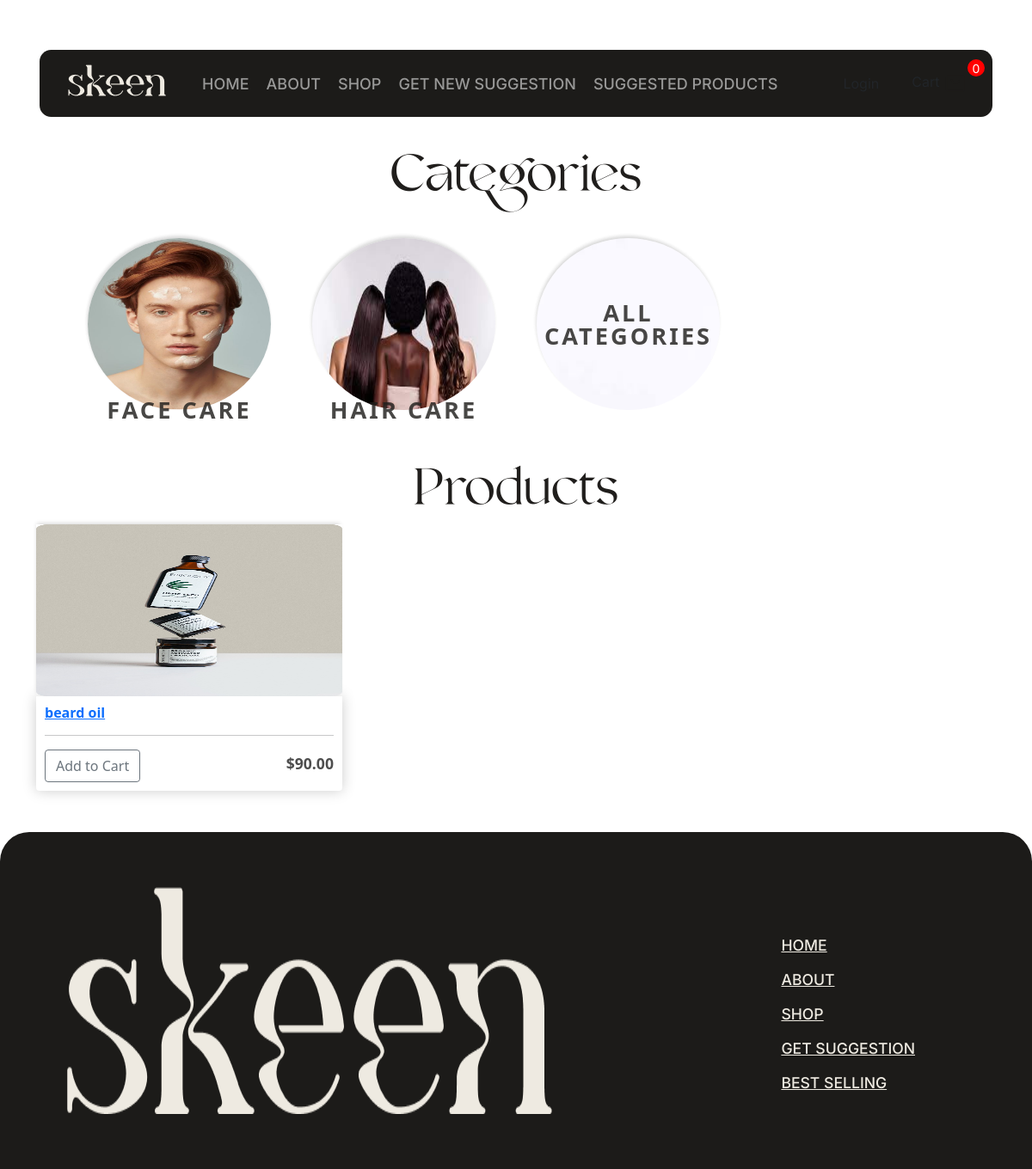
Screenshot of /storeCat/2/ with the database file from the repository.
### store/models.py (models this page shows, shortened)
class Category(models.Model):
    name = models.CharField(max_length=255, unique=True)
    description = models.TextField(blank=True)
    image = models.ImageField(null=True, blank=True)
    @property
    def catImageURL(self):
        try:
            url = self.image.url
        except:
            url = ''
        return url

class Product(models.Model):
	name = models.CharField(max_length=200)
	price = models.FloatField()
	digital = models.BooleanField(default=False,null=True, blank=False)
	image = models.ImageField(null=True, blank=True)
	category = models.ForeignKey(Category, related_name='products', on_delete=models.CASCADE, default=None)
	description = models.TextField(null=True, blank=True, default='')
	@property
	def imageURL(self):
		try:
			url = self.image.url
		except:
			url = ''
		return url

### store/views.py (the view)
# urls.py: path('storeCat/', views.storeCat, name="storeCat"),
def storeCat(request,id=None):
    data = cartData(request)
    cartItems = data['cartItems']
    order = data['order']
    items = data['items']
    category = Category.objects.all()
    products = Product.objects.filter(category=id)
    ordered_product_ids = []
    if request.user.is_authenticated:
        customer = request.user.customer
        orders = Order.objects.filter(customer=customer, complete=True)
        ordered_product_ids = OrderItem.objects.filter(order__in=orders).values_list('product_id', flat=True)
    context = {'products':products,'cartItems':cartItems,'category':category,'ordered_product_ids':ordered_product_ids}
    return render(request, 'store/store.html', context)

### store/templatetags/custom_filters.py (called while the page is built)
@register.filter
def path_matches_pattern(path, pattern):
    return bool(re.match(pattern, path))

### store/utils.py (called while the page is built, shortened)
def cookieCart(request):
	try:
		cart = json.loads(request.COOKIES['cart'])
	except:
		cart = {}
		print('CART:', cart)
	items = []
	order = {'get_cart_total':0, 'get_cart_items':0, 'shipping':False}
	cartItems = order['get_cart_items']
	return {'cartItems':cartItems ,'order':order, 'items':items}

def cartData(request):
    cookieData = cookieCart(request)
    cartItems = cookieData['cartItems']
    order = cookieData['order']
    items = cookieData['items']
    return {'cartItems': cartItems, 'order': order, 'items': items}

### store/templates/store/store.html (shortened to what this page needs)
{% extends 'store/main.html' %}
{% load static %}
{% block content %}
<div class="row px-5 cat-store">
	<div class="col-lg-12 text-center">
		<h1 class="poster4">Categories</h1>
	</div>
	{% for category in category %}
	<div class="col-lg-3  col-md-4 col-sm-6 col-6 p-4 cat-store-p">
		<a href="{% url 'storeCat' id=category.id %}"
			class="thumbnail custom-link rounded-circle d-flex justify-content-center align-items-end mt-2"><img
				class="thumbnail rounded-circle" src="{{category.catImageURL}}" style="position: absolute;z-index: -1;">
			{{category.name}}</a>
	</div>
	{% endfor %}
	<div class="col-lg-3 col-md-4 col-sm-6 col-6 p-4 cat-store-p">
		<a href="{% url 'store' %}"
			class="thumbnail custom-link rounded-circle d-flex justify-content-center align-items-center mt-2"
			style="line-height: 1; text-align: center;">
			<img
				class="thumbnail rounded-circle" src="{% static 'images/white.jpeg' %}" style="position: absolute;z-index: -1;">All Categories</a>
	</div>
</div>
<div class="row">
    <div class="col-lg-12 text-center">
        <h1 class="poster4">Products</h1>
    </div>
    {% for product in products %}
    <div class="col-xl-4 col-lg-6 col-md-6 col-12">
        <img class="thumbnail" src="{{product.imageURL}}">
        <div class="box-element product">
            <h6><strong><a href="{% url 'product_detail' product_id=product.id %}">{{ product.name }}</a></strong></h6>
            <hr>
            <button data-product="{{product.id}}" data-action="add" class="btn btn-outline-secondary add-btn update-cart rounded">Add to Cart</button>
            <h4 style="float: right;"><strong>${{product.price|floatformat:2}}</strong></h4>
        </div>
    </div>
    {% endfor %}
</div>
{% endblock content %}

### static/css/main.css (style rules this page uses)
body { background: #8b60004a; }
.btn { border-radius: 0; }
.poster4 { text-align: center; color: #201E1C; font-family: Valky; font-size: 5.75rem; font-style: normal; font-weight: 400; line-height: normal; }
.custom-link { color: #201e1cd1; font-size: 1.7rem; font-weight: bold; text-decoration: none; text-transform: uppercase; position: relative; line-height: 0; letter-spacing: 3px; transition: all 0.5s; }
h6 { font-size: 17px; }
h1, h2, h3, h4, h5, h6 { color: hsl(0, 0%, 30%); }
.box-element { box-shadow: hsl(0, 0%, 80%) 0 0 16px; background-color: #fff; border-radius: 4px; padding: 10px; }
.thumbnail { width: 100%; height: 200px; -webkit-box-shadow: -1px -3px 5px -2px rgba(214, 214, 214, 1); -moz-box-shadow: -1px -3px 5px -2px rgba(214, 214, 214, 1); box-shadow: -1px -3px 5px -2px rgba(214, 214, 214, 1); }
.product { border-radius: 0 0 4px 4px; }
.col-lg-4, .col-lg-6, .col-lg-8, .col-lg-12 { margin-top: 10px; }
@media only screen and (max-width: 1200px) { .poster4 { margin-top: 2rem; font-size: 3.75rem; } }
@media only screen and (max-width: 1200px) { .cat-store { padding: 0px !important; } }
@media only screen and (max-width: 1200px) { h4 strong { font-size: 1.1rem; } }

### rows the page displays
Category: catImageURL (picture), name "FACE CARE"
Category: catImageURL (picture), name "HAIR CARE"
Product: imageURL (picture), name "beard oil", price "90.00"

### other values shown
{{ cartItems }} "0"
